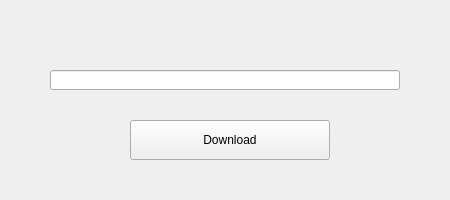
<?xml version="1.0" encoding="UTF-8"?>
<ui version="4.0">
 <class>MainWindow</class>
 <widget class="QMainWindow" name="MainWindow">
  <property name="enabled">
   <bool>true</bool>
  </property>
  <property name="geometry">
   <rect>
    <x>0</x>
    <y>0</y>
    <width>450</width>
    <height>200</height>
   </rect>
  </property>
  <property name="sizePolicy">
   <sizepolicy hsizetype="Fixed" vsizetype="Fixed">
    <horstretch>0</horstretch>
    <verstretch>0</verstretch>
   </sizepolicy>
  </property>
  <property name="minimumSize">
   <size>
    <width>450</width>
    <height>200</height>
   </size>
  </property>
  <property name="maximumSize">
   <size>
    <width>450</width>
    <height>200</height>
   </size>
  </property>
  <property name="baseSize">
   <size>
    <width>450</width>
    <height>200</height>
   </size>
  </property>
  <property name="windowTitle">
   <string>Preview</string>
  </property>
  <widget class="QWidget" name="centralwidget">
   <widget class="QLineEdit" name="lineEdit">
    <property name="geometry">
     <rect>
      <x>50</x>
      <y>70</y>
      <width>350</width>
      <height>20</height>
     </rect>
    </property>
   </widget>
   <widget class="QPushButton" name="pushButton">
    <property name="geometry">
     <rect>
      <x>130</x>
      <y>120</y>
      <width>200</width>
      <height>40</height>
     </rect>
    </property>
    <property name="text">
     <string>Download</string>
    </property>
   </widget>
  </widget>
 </widget>
 <resources/>
 <connections/>
</ui>
